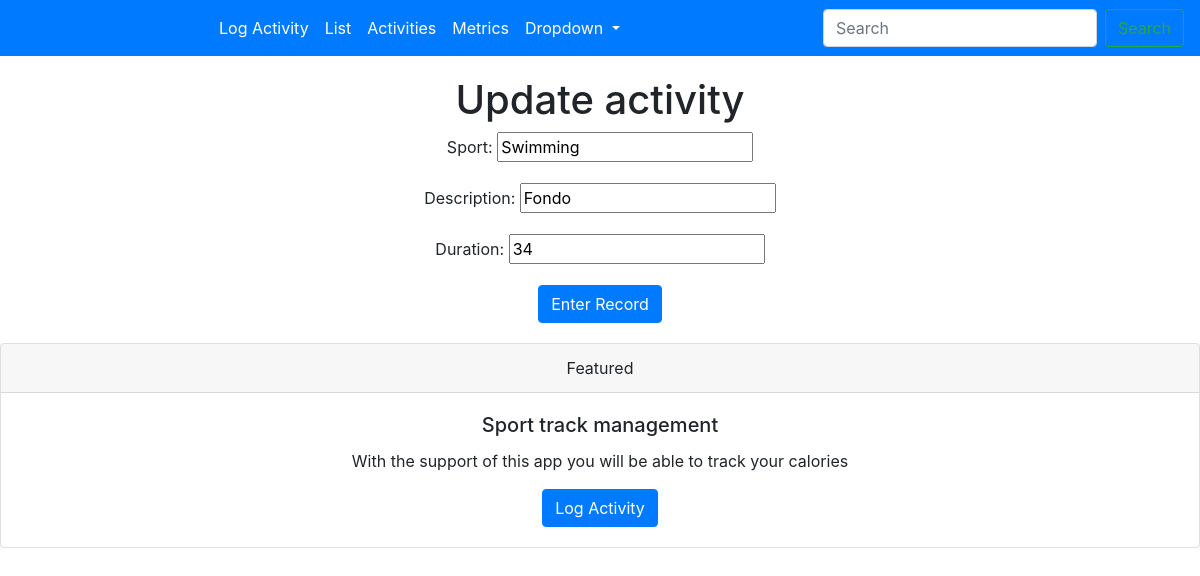
The page /update/3/ on the database its author committed.
### activity/models.py (models this page shows, shortened)
class Activity(models.Model):
    description = models.CharField(max_length=256)
    sport = models.CharField(max_length=256)
    time = models.IntegerField()
    duration = models.IntegerField()
    calories = models.IntegerField()
    distance = models.IntegerField()

### activity/views.py (the view)
# urls.py: path('update/<int:pk>/', views.ActivityUpdateView.as_view(), name='update'),
class ActivityUpdateView(UpdateView):
    fields = ['sport', 'description', 'duration']
    model = models.Activity

### templates/activity/activity_form.html (shortened to what this page needs)
{% extends "base.html" %}
{% block content %}
    <div>
        {% if not form.instance.pk %}
            <h1>Log activity</h1>
        {% else %}
            <h1>Update activity</h1>
        {% endif %}
        <form class="form-group" method="post">
            {{ form.as_p }}
            <button type="submit" class="btn btn-primary">Enter Record</button>
        </form>
    </div>
{% endblock %}

### rows shown on the page
Activity: sport "Swimming", description "Fondo", duration "34"
